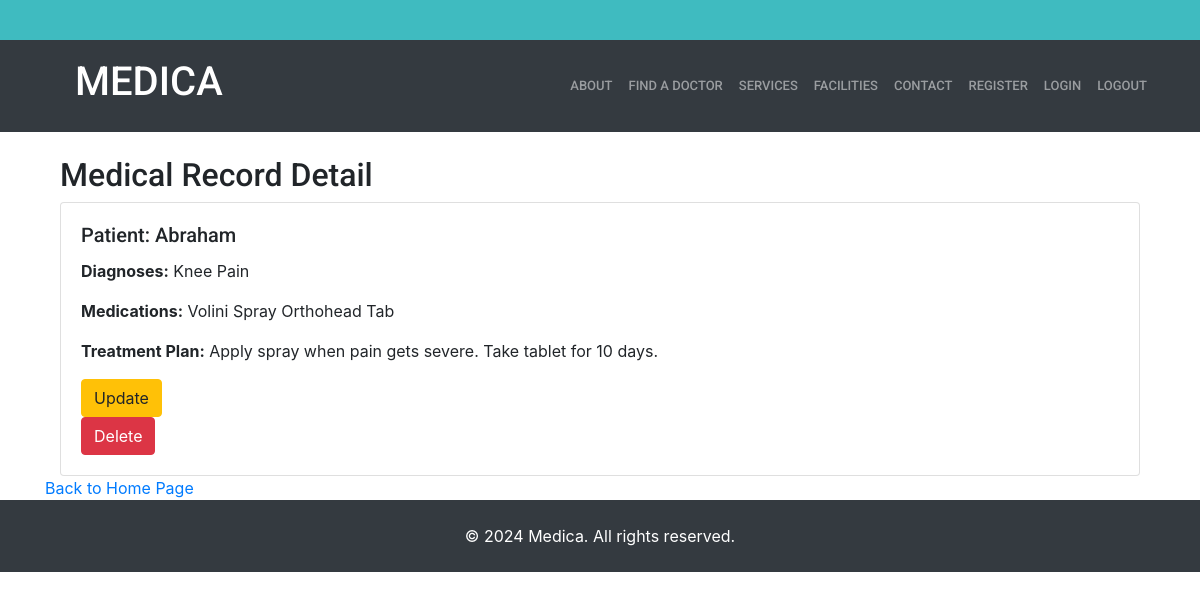
The app's page /doctor/record_detail/1 with its own data.
### doctor_app/models.py (models this page shows, shortened)
class MedicalRecord(models.Model):
    patient = models.ForeignKey('patient_app.Patient', on_delete=models.CASCADE, related_name='medical_records')
    diagnoses = models.TextField()
    medications = models.TextField()
    treatment_plan = models.TextField()

### patient_app/models.py (models this page shows, shortened)
class Patient(models.Model):
    name=models.CharField(max_length=20)
    date_of_birth = models.DateField()
    address = models.TextField()
    phone_number = models.CharField(max_length=20)
    age=models.IntegerField()

### doctor_app/views.py (the view)
# urls.py: path('record_detail/<int:pk>',views.medical_record_detail,name='record_detail'),
def medical_record_detail(request, pk):
    record = get_object_or_404(MedicalRecord, pk=pk)
    return render(request, 'doctor/record_detail.html', {'record': record})

### templates/doctor/record_detail.html (shortened to what this page needs)
{% extends 'base.html' %}
{% load static %}
{% block content %}
<link href="https://stackpath.bootstrapcdn.com/bootstrap/4.5.2/css/bootstrap.min.css" rel="stylesheet">
<div class="container mt-4">
    <h2>Medical Record Detail</h2>
    <div class="card">
        <div class="card-body">
            <h5 class="card-title">Patient: {{ record.patient.name }}</h5>
            <p class="card-text"><strong>Diagnoses:</strong> {{ record.diagnoses }}</p>
            <p class="card-text"><strong>Medications:</strong> {{ record.medications }}</p>
            <p class="card-text"><strong>Treatment Plan:</strong> {{ record.treatment_plan }}</p>
            <a href="{% url 'record_update' record.pk %}" class="btn btn-warning">Update</a>
            <form method="post" action="{% url 'record_delete' record.pk %}">
                <button type="submit" class="btn btn-danger">Delete</button>
            </form>
        </div>
    </div>
</div>
<a href="{% url 'homes' %}">Back to Home Page</a>
{% endblock %}

### static/assets/css/style.css (style rules this page uses)
body { font-family: "Open Sans", sans-serif; color: #444444; }
a { color: #3fbbc0; text-decoration: none; }
h1, h2, h3, h4, h5, h6 { font-family: "Roboto", sans-serif; }

### records on screen
MedicalRecord: patient.name "Abraham", diagnoses "Knee Pain", medications "Volini Spray Orthohead Tab", treatment_plan "Apply spray when pain gets severe. Take tablet for 10 days."
